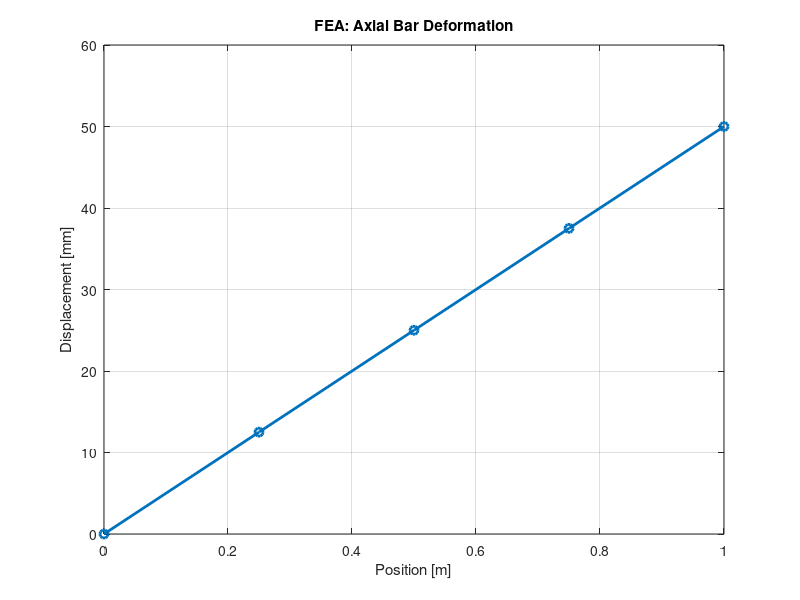

MATLAB code to generate this figure:
clc;
clear;

%% Material and geometry
 E = 2000e9; % Young's modulus [Pa]
 A = 100e-9; % Area [m squared]
 L = 1;

 %% FEA mesh
 nElements =4;
 nNodes = nElements + 1;
 Le = L/nElements;

 %% Global stiffness matrix
 K = zeros(nNodes);

 %% Assemble elements stiffness matrices
 ke = (A*E/Le)*[1 -1;-1 1];

 for e = 1:nElements
     nodes = [e e+1];
     K(nodes, nodes) = K(nodes, nodes) + ke;
 end

 %% Force vector
  F = zeros(nNodes, 1);
  F(end) = 10000; % 10kN

  %% Boundary conditions
  % Node 1 is fixed
  fixed =1;
  free = 2:nNodes;

  %% Solve
  U = zeros(nNodes,1);
  U(free) = K(free,free)\F(free);

  %% Display displacement
  disp('Nodal displacement [m]:')
  disp(U)

  %% Calculate element stresses
  stress = zeros(nElements, 1);

  for e = 1:nElements
      nodes = [e e+1];
      ue = U(nodes);

      stress(e) = E/Le * [-1 1]*ue;
  end

  disp('Elements stresses[Pa]:')
  disp (stress)

  %% Plot deformation
  x = linspace(0,L,nNodes);

  figure
  plot(x,U*1000,'o-','LineWidth',2);
  xlabel('Position [m]');
  ylabel('Displacement [mm]');
  title('FEA: Axial Bar Deformation')
  grid on;
